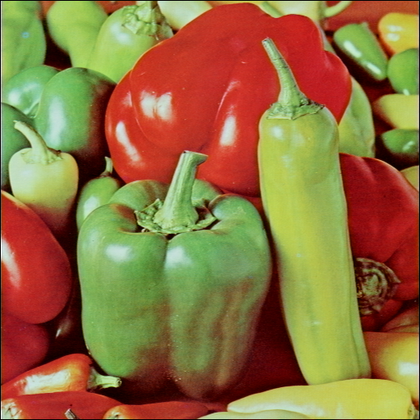
%> input picture Basic Image Processing/peppers.bmp, 420 x 420 px, shrunk from 512 x 512 before the run
$ octave MainScript.m   (GNU Octave 9; MATLAB toolbox functions it lacks are replaced by stand-ins)
%> lines starting %> are read from the running program, lines starting %| are printed output that depends on the picture; in (x1, y1, x2, y2) boxes, pixels count from 0 and x2, y2 are one past the last pixel; in counts of white or black regions, pixels touching at a corner belong together; the program's own positions count from 1
### Basic Image Processing/FindInfo.m
% Name              : Kamna Yadav
% A Number          : A02048769
% File name         : FindInfo.m
% File description  : Main code file for FindInfo function

%
% Function to calculate and return Minimum, maximum, mean and median value
% for an image
%

function [maxValue, minValue, meanValue, medianValue] = FindInfo(oriIm)
    maxValue = 0;
    minValue = 255;
    sum = 0;
    doubleImg = double(oriIm);
    [rows, cols] = size(doubleImg);
    for rowNum=1:rows
        for colNum=1:cols
            if(doubleImg(rowNum,colNum) > maxValue)
                maxValue = doubleImg(rowNum,colNum); % Maximum value calculation
            end
            if(doubleImg(rowNum,colNum) < minValue)
                minValue = doubleImg(rowNum,colNum); % Minimum value calculation
            end
            sum = sum + doubleImg(rowNum,colNum);
        end
    end
    meanValue = sum / (rows * cols); % Mean value calculation

    %median calculation
    MedSortedArray = oriIm(:);
    MedSortedArray = sort(MedSortedArray);
    TotalPixelCount = rows*cols;
    if mod(TotalPixelCount,2) == 0
        medianValue = (MedSortedArray(TotalPixelCount/2)+MedSortedArray((TotalPixelCount/2)+1))/2;
    else
        medianValue = (MedSortedArray((TotalPixelCount/2)+1));
    end
end

### Basic Image Processing/BlurImage.m
% Name              : Kamna Yadav
% A Number          : A02048769
% File name         : BlurImage.m
% File description  : Main code file for BlurImage function

%
% Function to blur the image using a 4X4 matrix
%
function [blurredIm] = BlurImage(oriIm)
    blurredIm = oriIm;

    %check the bit depth of the input
    [rows,cols,numberOfColorChannels]=size(oriIm);

    %Run loop to calculate the mean for the 4X4 submatrices and then
    %assign them to the output image for blurring effect
    for rowNum=1:4:rows
        for colNum=1:4:cols
            %for Grayscale images
            if numberOfColorChannels == 1
                tempArray = oriIm(rowNum:rowNum+4-1, colNum:colNum+4-1); %temp 4X4 submatrix
                meanVal = mean(tempArray(:)); %mean value for the pixels in the selected region
                blurredIm(rowNum:rowNum+4-1,colNum:colNum+4-1) = meanVal; %assigning the mean to pixels in output
            end
            %For Color images
            if numberOfColorChannels == 3
                %create a 4X4 submatrix for each color space
                tempRArray = oriIm(rowNum:rowNum+4-1, colNum:colNum+4-1,1);
                tempGArray = oriIm(rowNum:rowNum+4-1, colNum:colNum+4-1,2);
                tempBArray = oriIm(rowNum:rowNum+4-1, colNum:colNum+4-1,3);

                %calculate the mean values for the three color space arrays
                meanRVal = mean(tempRArray(:));
                meanGVal = mean(tempGArray(:));
                meanBVal = mean(tempBArray(:));

                %Assign calculated mean value to respective colorspace pixels
                blurredIm(rowNum:rowNum+4-1,colNum:colNum+4-1,1) = meanRVal;
                blurredIm(rowNum:rowNum+4-1,colNum:colNum+4-1,2) = meanGVal;
                blurredIm(rowNum:rowNum+4-1,colNum:colNum+4-1,3) = meanBVal;
            end
        end
    end
end

### Basic Image Processing/MainScript.m
% Name              : Kamna Yadav
% A Number          : A02048769
% File name         : MainScript.m
% File description  : Main code file with all the required functionality

%
% Question 1 : Load an image
%
A = imread('peppers.bmp');
%> A is the input picture: size 420x420x3 uint8; mean R, G, B 144.2, 112.9, 64.2
figure('Name','RGB Original Image','NumberTitle','off');
imshow(A);
disp('-----Finished Solving Problem 1-----');
pause;


%
% Question 2 : Bit depth conversion and transpose
%
B = rgb2gray(A);
TB = B';
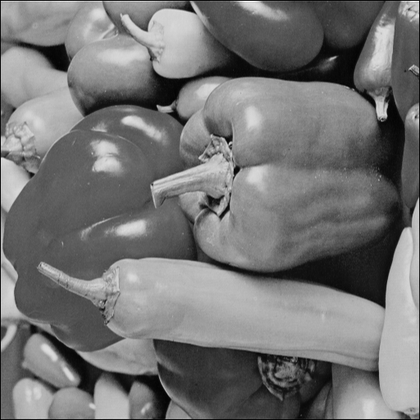
%> TB: size 420x420 uint8; min 3, max 253, mean 116.7; mean of the top-left, top-right, bottom-left and bottom-right quarters 131.7, 102.7, 115.6, 116.7
% Question part : 2.3
[origRows, origCols] = size(B);
%> origRows = 420; origCols = 420
TempImg = mat2cell(B, [origRows], [origCols/2 origCols/2]);
%> TempImg = 2 items
VB = cell2mat(fliplr(TempImg));
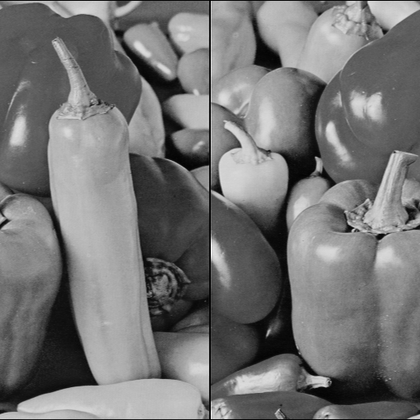
%> VB: size 420x420 uint8; min 3, max 253, mean 116.7; mean of the top-left, top-right, bottom-left and bottom-right quarters 115.6, 131.7, 116.7, 102.7

%Question part : 2.4
FB = fliplr(B);
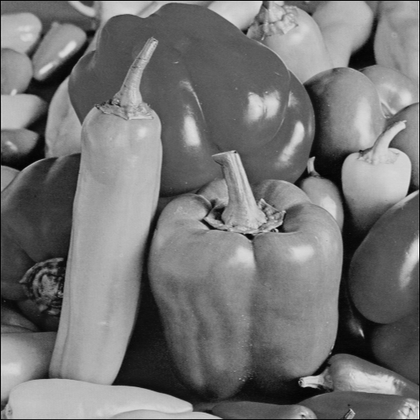
%> FB: size 420x420 uint8; min 3, max 253, mean 116.7; mean of the top-left, top-right, bottom-left and bottom-right quarters 115.6, 131.7, 116.7, 102.7

%displaying the results in single window
figure;
subplot(2,2,1);
imshow(B);
title('B');
subplot(2,2,2);
imshow(TB);
title('TB');
subplot(2,2,3);
imshow(VB);
title('VB');
subplot(2,2,4);
imshow(FB);
title('FB');

disp('-----Finished Solving Problem 2-----');
pause;


%
% Question 3 : Find image info using inbuilt and compare with user-defined
% function outputs
%
maximumOrig = max(B(:));
%> maximumOrig = 253
minimumOrig = min(B(:));
%> minimumOrig = 3
meanOrig = mean(B(:));
%> meanOrig = 116.7
medianOrig = median(B(:));
%> medianOrig = 117

[maximumComputed, minimumComputed, meanComputed, medianComputed] = FindInfo(B);
%> after the loop in FindInfo, `for rowNum=1:rows`: maxValue = 253; minValue = 3; sum = 20579931
%> in FindInfo, `meanValue = sum / (rows * cols);`: meanValue = 116.7
%> in FindInfo, `medianValue = (MedSortedArray(TotalPixelCount/2)+MedSortedArray((Total..`: medianValue = 117
%> maximumComputed = 253; minimumComputed = 3; meanComputed = 116.7; medianComputed = 117

if maximumOrig == maximumComputed
    disp('Maximum value calculated is same');
else
    disp('Maximum value calculated is different');
end
if minimumOrig == minimumComputed
    disp('Minimum value calculated is same');
else
    disp('Minimum value calculated is different');
end
if meanOrig == meanComputed
    disp('mean value calculated is same');
else
    disp('mean value calculated is different');
end
if medianOrig == medianComputed
    disp('Median value calculated is same');
else
    disp('Median value calculated is different');
end

disp('-----Finished Solving Problem 3-----');
pause;


%
% Question 4 : Gray scale image normalization
%
C = mat2gray(B);
figure('Name','Normalized Grayscale Image','NumberTitle','off');
imshow(C);
tempMatrix = mat2cell(C, [origRows], [(origCols/4) (origCols/4) (origCols/4) (origCols/4)]);
%> tempMatrix = 4 items

tempMatrix{4} = tempMatrix{4}.^(1.5);
tempMatrix{1} = tempMatrix{1}.^(0.5);
D = cell2mat(tempMatrix);
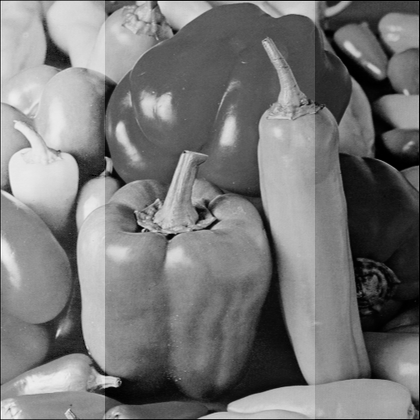
%> D: size 420x420 double; min 0, max 1, mean 0.472
figure('Name','Processed Grayscale Image','NumberTitle','off');
imshow(D);

imwrite(D,'Kamna_D.jpg');
disp('-----Finished Solving Problem 4-----');
pause;


%
% Question 5 : Global thresholding for BW conversion : different method
% comparison
%

%first method
bw1 = C;
bw1(bw1 > 0.3) = 1;
bw1(bw1 ~= 1) = 0;
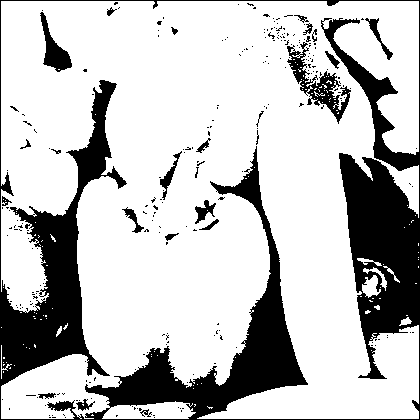
%> bw1: size 420x420 double; values 0 (black) and 1 (white), 76.3% white; 258 black regions (234 under 20 px), largest, box (x1, y1, x2, y2) and area: (0, 0, 420, 420) 37298, (287, 42, 351, 124) 1376, (40, 12, 72, 72) 741

%second method
bw2 = zeros(size(C));
index = find(C > 0.3);
%> index = 134610 values from 422 to 175979
bw2(index) = 1;

%im2bw result
bw3 = im2bw(C,0.3);

if isequal(bw1,bw3) && isequal(bw2,bw3)
    disp('Both of my methods worked');
else if isequal(bw1,bw3) && (~(isequal(bw2,bw3)))
    disp('My method 1 worked but not my mthod 2');
    else if (~isequal(bw1,bw3)) && isequal(bw2,bw3)
    disp('My method 1 worked but not my mthod 2');
        end
    end
end

figure;
subplot(1,3,1);
imshow(bw1);
title('My first method');
subplot(1,3,2);
imshow(bw2);
title('My second method');
subplot(1,3,3);
imshow(bw3);
title('Matlab method');
disp('-----Finished Solving Problem 5-----');
pause;


%
% Question 6 : Blur image feature
%

BA = BlurImage(A);
%> after the loop in BlurImage, `for rowNum=1:4:rows`:
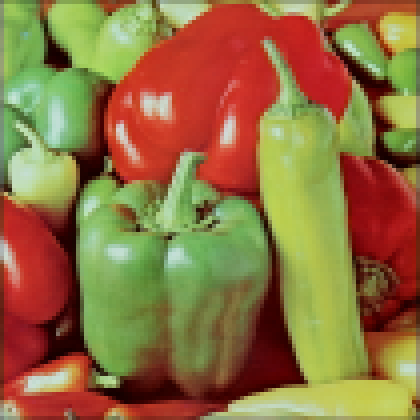
%> blurredIm: size 420x420x3 uint8; mean R, G, B 144.2, 112.9, 64.2; mean of the top-left, top-right, bottom-left and bottom-right quarters 120.9, 107.6, 95.4, 104.6
%> after the loop in BlurImage, `for rowNum=1:4:rows`: meanBVal = 51.44; meanGVal = 77.81; meanRVal = 83.12; tempBArray = [50 87 106 17; 57 85 106 17; 61 77 103 18; 10 11 15 3]; tempGArray = [105 128 132 19; 116 129 132 19; 119 123 130 20; 26 23 21 3]; tempRArray = [110 138 139 20; 119 138 139 20; 132 139 141 21; 22 22 23 7]
BB = BlurImage(B);
%> after the loop in BlurImage (call 2), `for rowNum=1:4:rows`:
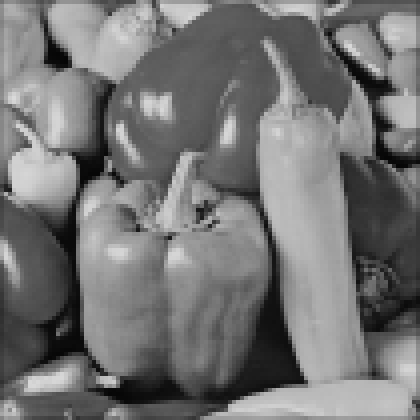
%> blurredIm: size 420x420 uint8; min 5, max 218, mean 116.7
%> after the loop in BlurImage (call 2), `for rowNum=1:4:rows`: meanVal = 76.31; tempArray = [100 126 131 19; 110 127 131 19; 116 123 130 20; 23 21 21 4]
figure('Name','Blur Image Function','NumberTitle','off');
subplot(2,2,1), imshow(A), title('A');
subplot(2,2,2), imshow(B), title('B');
subplot(2,2,3), imshow(BA), title('BA');
subplot(2,2,4), imshow(BB), title('BB');

disp('-----Finished Solving Problem 6-----');
pause;

close all;
clear;
